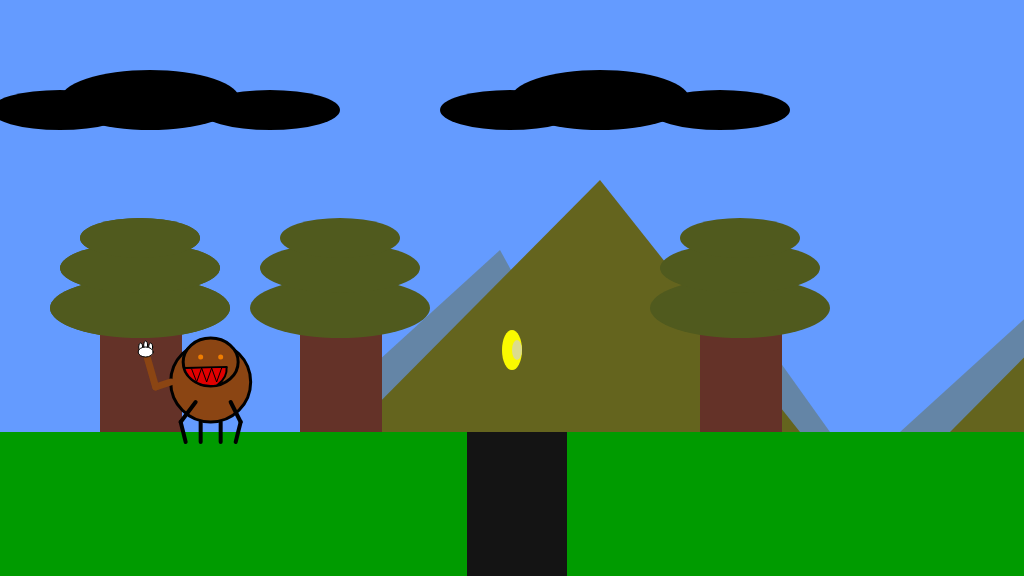
Frame 1 (no input)
Frame 60 (no input): identical to frame 1, image omitted
Frame 120 (the mouse pressed at the canvas centre since frame 60): identical to frame 1, image omitted

The p5.js sketch that drew this single still picture (run headless with seeded random() and noise() and a simulated clock; from frame 60 on, the mouse is pressed at the canvas centre):

// p5.js sketch
// ── sketch.js
/*
Author: Joshua Song
The Game Project
Week 4
Camera Moving - Mid-Term
*/

//Background
var floorPos_y;
var floorPos_x = 0;
//nountain
var mountains_x;
var mountains_y;
//Canyon
var canyon;
//Trees
var trees_x;
var trees_y;
//Clouds
var cloud_x;
var cloud_y;
//Collectable
var collectable;
//Character
var gameChar_x;
var gameChar_y;
var isLeft = false;
var isRight = false;
var isFalling = false;
var isPlummeting = false;
var isJumping = false;
var jumpHeight = 100;
var isFrozen = false;
//Moving camera
var cameraPosX = 0;

function setup() {
	createCanvas(1024, 576);
	floorPos_y = height * 3 / 4;
	gameChar_x = width / 6;
	gameChar_y = floorPos_y;

	canyon = {
		x_pos: width / 2 - 45,
		y_pos: 432,
		width: 100
	}

	collectable = {
		x_pos: width / 2,
		y_pos: 350,
		size: 50,
		isFound: false//collectable's visablity
	}

	//Trees in array
	trees_x = [100, 300, 700, 100, 1400];
	trees_y = height / 2;

	//Clouds in array
	cloud_x = [150, 600, 1450];
	cloud_y = 100;
	cloud_xSize = 180;
	cloud_ySize = 60;

	//mountain in array
	mountains_x = [500, 1100, 1700];
	mountains_y = 250;
}

function draw() {
	//FIll the background with blue sky
	background(100, 155, 255);

	//Make the background "moving" following the camera
	push();
	translate(cameraPosX, 0);//set up the initial point

	//Draw green ground
	noStroke();
	fill(0, 155, 0);
	rect(floorPos_x, floorPos_y, width, height - floorPos_y);

	//Draw clouds
	for (var i = 0; i < cloud_x.length; i++) {
		noStroke();
		fill(0, 0, 0);
		ellipse(
			cloud_x[i], cloud_y,
			cloud_xSize, cloud_ySize);
		ellipse(
			cloud_x[i] - 90, cloud_y + 10,
			cloud_xSize - 40, cloud_ySize - 20);
		ellipse(
			cloud_x[i] + 120, cloud_y + 10,
			cloud_xSize - 40, cloud_ySize - 20);
	}

	//Draw muntains
	for (var i = 0; i < mountains_x.length; i++) {
		fill(100, 100, 30, 100);
		triangle(
			mountains_x[i] - 200, mountains_y + 182,
			mountains_x[i], mountains_y,
			mountains_x[i] + 100, mountains_y + 182);
		fill(100, 100, 30, 100);
		triangle(
			mountains_x[i], mountains_y + 182,
			mountains_x[i] + 200, mountains_y,
			mountains_x[i] + 330, mountains_y + 182);
		fill(100, 100, 30);
		triangle(
			mountains_x[i] - 150, mountains_y + 182,
			mountains_x[i] + 100, mountains_y - 70,
			mountains_x[i] + 300, mountains_y + 182);
	}

	//Draw trees
	for (var i = 0; i < trees_x.length; i++) {
		noStroke();
		fill(100, 50, 40);
		rect(trees_x[i], trees_y, 82, 144);
		fill(80, 90, 30);
		ellipse(trees_x[i] + 40, trees_y + 20, 180, 60);
		ellipse(trees_x[i] + 40, trees_y - 20, 160, 50);
		ellipse(trees_x[i] + 40, trees_y - 50, 120, 40);
	}

	//Draw a canyon
	fill(20);
	rect(canyon.x_pos, canyon.y_pos, canyon.width, width - floorPos_y);

	//Draw collectable item
	//If the distance of the collectable and the character is closer than 45 the collectable will disappear
	if (dist(gameChar_x + 40, gameChar_y - 50, collectable.x_pos + cameraPosX, collectable.y_pos) < 45) {
		collectable.isFound = true;
	}

	//Collectable coin
	if (collectable.isFound == false) {
		noStroke();
		fill(250, 250, 0);
		ellipse(collectable.x_pos, collectable.y_pos, 20, 40);
		fill(220, 220, 140);
		ellipse(collectable.x_pos + 5, collectable.y_pos, 10, 20);
	}
	pop();

	//The game character
	push();//to make the character not moving
	if (isLeft && isFalling) {//the character jumping and facing the left side
		//Body
		fill(139, 69, 19); //brown
		stroke(0);
		strokeWeight(3);
		ellipse(gameChar_x + 40, gameChar_y - 50, 80, 80);
		//Arms and legs
		strokeWeight(4);
		line(gameChar_x + 50, gameChar_y - 40, gameChar_x + 60, gameChar_y);//left arm
		line(gameChar_x + 80, gameChar_y - 40, gameChar_x + 90, gameChar_y);//right arm
		line(gameChar_x + 24, gameChar_y - 40, gameChar_x + 32, gameChar_y);//right leg
		line(gameChar_x + 60, gameChar_y - 19, gameChar_x + 65, gameChar_y);//left leg  
		//Face
		strokeWeight(3);
		ellipse(gameChar_x + 30, gameChar_y - 70, 55, 48); //head
		fill(225, 0, 0);
		strokeWeight(2);
		arc(gameChar_x + 6, gameChar_y - 63, 80, 50, radians(-2), radians(27))// mouth
		arc(gameChar_x + 30, gameChar_y - 70, 55, 48, radians(75), radians(167))// mouth
		noStroke();
		fill(139, 69, 19);
		triangle(gameChar_x + 30, gameChar_y - 71,
			gameChar_x + 4, gameChar_y - 64,
			gameChar_x + 33, gameChar_y - 64)
		stroke(0);
		strokeWeight(2);
		line(gameChar_x + 4, gameChar_y - 64,
			gameChar_x + 46, gameChar_y - 65);
		//Teeth
		strokeWeight(1);
		fill(225, 0, 0);
		beginShape();
		vertex(gameChar_x + 11, gameChar_y - 63);
		vertex(gameChar_x + 16, gameChar_y - 50);
		vertex(gameChar_x + 21, gameChar_y - 64);
		vertex(gameChar_x + 26, gameChar_y - 50);
		vertex(gameChar_x + 31, gameChar_y - 64);
		vertex(gameChar_x + 36, gameChar_y - 50);
		vertex(gameChar_x + 41, gameChar_y - 64);
		endShape();
		//Eyes
		stroke(240, 125, 0);
		strokeWeight(5);
		point(gameChar_x + 40, gameChar_y - 75);
		point(gameChar_x + 20, gameChar_y - 75);
		//Tail with a magic hand
		noFill();
		stroke(139, 69, 19);
		strokeWeight(7);
		line(gameChar_x + 80, gameChar_y - 60,
			gameChar_x + 105, gameChar_y - 20);
		fill(255);
		stroke(0);
		strokeWeight(1);
		ellipse(gameChar_x + 105, gameChar_y - 13, 4, 8);
		ellipse(gameChar_x + 110, gameChar_y - 15, 4, 8);
		ellipse(gameChar_x + 100, gameChar_y - 15, 4, 8);
		ellipse(gameChar_x + 105, gameChar_y - 20, 15, 10);
	}

	else if (isRight && isFalling) {//the character jumping facing the right side
		//Body
		fill(139, 69, 19); // brown
		stroke(0);
		strokeWeight(3);
		ellipse(gameChar_x + 50, gameChar_y - 60, 80, 80);
		//Arms and legs
		strokeWeight(4);
		line(gameChar_x + 40, gameChar_y - 40, gameChar_x + 30, gameChar_y);//left arm
		line(gameChar_x + 70, gameChar_y - 40, gameChar_x + 60, gameChar_y);//right arm
		line(gameChar_x + 14, gameChar_y - 40, gameChar_x + 2, gameChar_y);//right leg
		line(gameChar_x + 50, gameChar_y - 19, gameChar_x + 45, gameChar_y);//left leg  
		//Face
		strokeWeight(3);
		ellipse(gameChar_x + 65, gameChar_y - 70, 55, 48); //head
		fill(225, 0, 0);
		strokeWeight(2);
		arc(gameChar_x + 41, gameChar_y - 63, 80, 50, radians(-2), radians(27))// mouth
		arc(gameChar_x + 65, gameChar_y - 70, 55, 48, radians(75), radians(167))// mouth
		noStroke();
		fill(139, 69, 19);
		triangle(gameChar_x + 65, gameChar_y - 71,
			gameChar_x + 39, gameChar_y - 64,
			gameChar_x + 68, gameChar_y - 64)
		stroke(0);
		strokeWeight(2);
		line(gameChar_x + 39, gameChar_y - 64,
			gameChar_x + 81, gameChar_y - 65);
		//Teeth
		strokeWeight(1);
		fill(225, 0, 0);
		beginShape();
		vertex(gameChar_x + 46, gameChar_y - 63);
		vertex(gameChar_x + 51, gameChar_y - 50);
		vertex(gameChar_x + 56, gameChar_y - 64);
		vertex(gameChar_x + 61, gameChar_y - 50);
		vertex(gameChar_x + 66, gameChar_y - 64);
		vertex(gameChar_x + 71, gameChar_y - 50);
		vertex(gameChar_x + 76, gameChar_y - 64);
		endShape();
		//Eyes
		stroke(240, 125, 0);
		strokeWeight(5);
		point(gameChar_x + 75, gameChar_y - 75);
		point(gameChar_x + 55, gameChar_y - 75);
		//Tail with a magic hand
		noFill();
		stroke(139, 69, 19);
		strokeWeight(7);
		line(gameChar_x + 10, gameChar_y - 60,
			gameChar_x - 5, gameChar_y - 20);
		fill(255);
		stroke(0);
		strokeWeight(1);
		ellipse(gameChar_x - 5, gameChar_y - 13, 4, 8);
		ellipse(gameChar_x, gameChar_y - 15, 4, 8);
		ellipse(gameChar_x - 10, gameChar_y - 15, 4, 8);
		ellipse(gameChar_x - 5, gameChar_y - 20, 15, 10);
	}

	else if (isLeft) {//the character walking facing the left side
		//Body
		fill(139, 69, 19); // brown
		stroke(0);
		strokeWeight(3);
		ellipse(gameChar_x + 40, gameChar_y - 50, 80, 80);
		//Arms and legs
		strokeWeight(4);
		line(gameChar_x + 20, gameChar_y - 30, gameChar_x + 10, gameChar_y - 10);//right arm
		line(gameChar_x + 10, gameChar_y - 10, gameChar_x + 15, gameChar_y + 10);//right arm
		line(gameChar_x + 50, gameChar_y - 30, gameChar_x + 70, gameChar_y - 10);//left arm
		line(gameChar_x + 70, gameChar_y - 10, gameChar_x + 60, gameChar_y + 10);//left arm 
		line(gameChar_x + 75, gameChar_y - 30, gameChar_x + 94, gameChar_y - 15);//right leg
		line(gameChar_x + 94, gameChar_y - 15, gameChar_x + 85, gameChar_y + 10);//right leg
		line(gameChar_x + 30, gameChar_y - 10, gameChar_x + 35, gameChar_y + 10);//left leg 
		// Face
		strokeWeight(3);
		ellipse(gameChar_x + 15, gameChar_y - 70, 55, 48); //head
		fill(225, 0, 0);
		strokeWeight(2);
		arc(gameChar_x - 9, gameChar_y - 63, 80, 50, radians(-2), radians(27))// mouth
		arc(gameChar_x + 15, gameChar_y - 70, 55, 48, radians(75), radians(167))// mouth
		noStroke();
		fill(139, 69, 19);
		triangle(gameChar_x + 15, gameChar_y - 71,
			gameChar_x - 11, gameChar_y - 64,
			gameChar_x + 18, gameChar_y - 64)
		stroke(0);
		strokeWeight(2);
		line(gameChar_x - 11, gameChar_y - 64,
			gameChar_x + 31, gameChar_y - 65);
		//Teeth
		strokeWeight(1);
		fill(225, 0, 0);
		beginShape();
		vertex(gameChar_x - 4, gameChar_y - 63);
		vertex(gameChar_x + 1, gameChar_y - 50);
		vertex(gameChar_x + 6, gameChar_y - 64);
		vertex(gameChar_x + 11, gameChar_y - 50);
		vertex(gameChar_x + 16, gameChar_y - 64);
		vertex(gameChar_x + 21, gameChar_y - 50);
		vertex(gameChar_x + 26, gameChar_y - 64);
		endShape();
		//Eyes
		stroke(240, 125, 0);
		strokeWeight(5);
		point(gameChar_x + 25, gameChar_y - 75);
		point(gameChar_x + 5, gameChar_y - 75);
		//Tail with a magic hand
		noFill();
		stroke(139, 69, 19);
		strokeWeight(7);
		line(gameChar_x + 80, gameChar_y - 50,
			gameChar_x + 95, gameChar_y - 45);
		line(gameChar_x + 95, gameChar_y - 45,
			gameChar_x + 105, gameChar_y - 80);
		fill(255);
		stroke(0);
		strokeWeight(1);
		ellipse(gameChar_x + 105, gameChar_y - 87, 4, 8);
		ellipse(gameChar_x + 110, gameChar_y - 85, 4, 8);
		ellipse(gameChar_x + 100, gameChar_y - 85, 4, 8);
		ellipse(gameChar_x + 105, gameChar_y - 80, 15, 10);
	}

	else if (isRight) {//the character waling facing the right side
		//Body
		fill(139, 69, 19); //brown
		stroke(0);
		strokeWeight(3);
		ellipse(gameChar_x + 40, gameChar_y - 50, 80, 80);
		//Arms and legs
		strokeWeight(4);
		line(gameChar_x + 30, gameChar_y - 30, gameChar_x + 10, gameChar_y - 10);//left arm
		line(gameChar_x + 10, gameChar_y - 10, gameChar_x + 15, gameChar_y + 10);//left arm
		line(gameChar_x + 60, gameChar_y - 30, gameChar_x + 70, gameChar_y - 10);//right arm
		line(gameChar_x + 70, gameChar_y - 10, gameChar_x + 65, gameChar_y + 10);//right arm 
		line(gameChar_x + 4, gameChar_y - 30, gameChar_x - 15, gameChar_y - 15);//left leg
		line(gameChar_x - 15, gameChar_y - 15, gameChar_x - 10, gameChar_y + 10);//right leg  
		line(gameChar_x + 50, gameChar_y - 10, gameChar_x + 45, gameChar_y + 10);//right leg 
		// Face
		strokeWeight(3);
		ellipse(gameChar_x + 65, gameChar_y - 70, 55, 48); //head
		fill(225, 0, 0);
		strokeWeight(2);
		arc(gameChar_x + 41, gameChar_y - 63, 80, 50, radians(-2), radians(27))// mouth
		arc(gameChar_x + 65, gameChar_y - 70, 55, 48, radians(75), radians(167))// mouth
		noStroke();
		fill(139, 69, 19);
		triangle(gameChar_x + 65, gameChar_y - 71,
			gameChar_x + 39, gameChar_y - 64,
			gameChar_x + 68, gameChar_y - 64)
		stroke(0);
		strokeWeight(2);
		line(gameChar_x + 39, gameChar_y - 64,
			gameChar_x + 81, gameChar_y - 65);
		//Teeth
		strokeWeight(1);
		fill(225, 0, 0);
		beginShape();
		vertex(gameChar_x + 46, gameChar_y - 63);
		vertex(gameChar_x + 51, gameChar_y - 50);
		vertex(gameChar_x + 56, gameChar_y - 64);
		vertex(gameChar_x + 61, gameChar_y - 50);
		vertex(gameChar_x + 66, gameChar_y - 64);
		vertex(gameChar_x + 71, gameChar_y - 50);
		vertex(gameChar_x + 76, gameChar_y - 64);
		endShape();
		//Eyes
		stroke(240, 125, 0);
		strokeWeight(5);
		point(gameChar_x + 75, gameChar_y - 75);
		point(gameChar_x + 55, gameChar_y - 75);
		//Tail with a magic hand
		noFill();
		stroke(139, 69, 19);
		strokeWeight(7);
		line(gameChar_x, gameChar_y - 50,
			gameChar_x - 15, gameChar_y - 45);
		line(gameChar_x - 15, gameChar_y - 45,
			gameChar_x - 25, gameChar_y - 80);
		fill(255);
		stroke(0);
		strokeWeight(1);
		ellipse(gameChar_x - 25, gameChar_y - 87, 4, 8);
		ellipse(gameChar_x - 20, gameChar_y - 85, 4, 8);
		ellipse(gameChar_x - 30, gameChar_y - 85, 4, 8);
		ellipse(gameChar_x - 25, gameChar_y - 80, 15, 10);
	}

	else if (isPlummeting || isFalling) {//the character jumping facing front
		//Body
		fill(139, 69, 19); // brown
		stroke(0);
		strokeWeight(3);
		ellipse(gameChar_x + 40, gameChar_y - 60, 80, 80);
		//Arms and legs
		strokeWeight(4);
		line(gameChar_x + 20, gameChar_y - 30, gameChar_x + 20, gameChar_y - 10);//left arm
		line(gameChar_x + 60, gameChar_y - 30, gameChar_x + 60, gameChar_y - 10);//right arm
		line(gameChar_x + 50, gameChar_y - 20, gameChar_x + 50, gameChar_y + 5);//left leg 
		line(gameChar_x + 30, gameChar_y - 20, gameChar_x + 30, gameChar_y + 5);//right leg 
		strokeWeight(3);
		ellipse(gameChar_x + 40, gameChar_y - 70, 55, 48); //head
		fill(225, 0, 0);
		strokeWeight(2);
		arc(gameChar_x + 16, gameChar_y - 63, 80, 50, radians(-2), radians(27))// mouth
		arc(gameChar_x + 40, gameChar_y - 70, 55, 48, radians(75), radians(167))// mouth
		noStroke();
		fill(139, 69, 19);
		triangle(gameChar_x + 40, gameChar_y - 71,
			gameChar_x + 14, gameChar_y - 64,
			gameChar_x + 43, gameChar_y - 64)
		stroke(0);
		strokeWeight(2);
		line(gameChar_x + 14, gameChar_y - 64,
			gameChar_x + 56, gameChar_y - 65);
		//Teeth
		strokeWeight(1);
		fill(225, 0, 0);
		beginShape();
		vertex(gameChar_x + 21, gameChar_y - 63);
		vertex(gameChar_x + 26, gameChar_y - 50);
		vertex(gameChar_x + 31, gameChar_y - 64);
		vertex(gameChar_x + 36, gameChar_y - 50);
		vertex(gameChar_x + 41, gameChar_y - 64);
		vertex(gameChar_x + 46, gameChar_y - 50);
		vertex(gameChar_x + 51, gameChar_y - 64);
		endShape();
		//Eyes
		stroke(240, 125, 0);
		strokeWeight(5);
		point(gameChar_x + 50, gameChar_y - 75);
		point(gameChar_x + 30, gameChar_y - 75);
		//Tail with a magic hand
		noFill();
		stroke(139, 69, 19);
		strokeWeight(7);
		line(gameChar_x, gameChar_y - 60,
			gameChar_x - 5, gameChar_y - 20);
		fill(255);
		stroke(0);
		strokeWeight(1);
		ellipse(gameChar_x - 5, gameChar_y - 13, 4, 8);
		ellipse(gameChar_x, gameChar_y - 15, 4, 8);
		ellipse(gameChar_x - 10, gameChar_y - 15, 4, 8);
		ellipse(gameChar_x - 5, gameChar_y - 20, 15, 10);
	}

	else {//the character stand facing front
		// body
		fill(139, 69, 19); // brown
		stroke(0);
		strokeWeight(3);
		ellipse(gameChar_x + 40, gameChar_y - 50, 80, 80);
		//Arms and legs
		strokeWeight(4);
		line(gameChar_x + 25, gameChar_y - 30, gameChar_x + 10, gameChar_y - 10);//left arm
		line(gameChar_x + 10, gameChar_y - 10, gameChar_x + 15, gameChar_y + 10);//left arm
		line(gameChar_x + 60, gameChar_y - 30, gameChar_x + 70, gameChar_y - 10);//right arm
		line(gameChar_x + 70, gameChar_y - 10, gameChar_x + 65, gameChar_y + 10);//right arm 
		line(gameChar_x + 50, gameChar_y - 10, gameChar_x + 50, gameChar_y + 10);//right leg 
		line(gameChar_x + 30, gameChar_y - 10, gameChar_x + 30, gameChar_y + 10);//right leg 
		// Face
		strokeWeight(3);
		ellipse(gameChar_x + 40, gameChar_y - 70, 55, 48); //head
		fill(225, 0, 0);
		strokeWeight(2);
		arc(gameChar_x + 16, gameChar_y - 63, 80, 50, radians(-2), radians(27))// mouth
		arc(gameChar_x + 40, gameChar_y - 70, 55, 48, radians(75), radians(167))// mouth
		noStroke();
		fill(139, 69, 19);
		triangle(gameChar_x + 40, gameChar_y - 71,
			gameChar_x + 14, gameChar_y - 64,
			gameChar_x + 43, gameChar_y - 64)
		stroke(0);
		strokeWeight(2);
		line(gameChar_x + 14, gameChar_y - 64,
			gameChar_x + 56, gameChar_y - 65);
		//Teeth
		strokeWeight(1);
		fill(225, 0, 0);
		beginShape();
		vertex(gameChar_x + 21, gameChar_y - 63);
		vertex(gameChar_x + 26, gameChar_y - 50);
		vertex(gameChar_x + 31, gameChar_y - 64);
		vertex(gameChar_x + 36, gameChar_y - 50);
		vertex(gameChar_x + 41, gameChar_y - 64);
		vertex(gameChar_x + 46, gameChar_y - 50);
		vertex(gameChar_x + 51, gameChar_y - 64);
		endShape();
		//Eyes
		stroke(240, 125, 0);
		strokeWeight(5);
		point(gameChar_x + 50, gameChar_y - 75);
		point(gameChar_x + 30, gameChar_y - 75);
		//Tail with a magic hand
		noFill();
		stroke(139, 69, 19);
		strokeWeight(7);
		line(gameChar_x, gameChar_y - 50,
			gameChar_x - 15, gameChar_y - 45);
		line(gameChar_x - 15, gameChar_y - 45,
			gameChar_x - 25, gameChar_y - 80);
		fill(255);
		stroke(0);
		strokeWeight(1);
		ellipse(gameChar_x - 25, gameChar_y - 87, 4, 8);
		ellipse(gameChar_x - 20, gameChar_y - 85, 4, 8);
		ellipse(gameChar_x - 30, gameChar_y - 85, 4, 8);
		ellipse(gameChar_x - 25, gameChar_y - 80, 15, 10);
	}
	pop();

	//The opposite position change(opposite to the background)
	if (isLeft == true && isFrozen == false) {//when going left
		cameraPosX += 5;
		floorPos_x -= 5
		//gameChar_x -=5;
	} else if (isRight == true && isFrozen == false) {//when going right
		cameraPosX -= 5;
		floorPos_x += 5;
		//gameChar_x +=5;
	} else if (isJumping == true && isFrozen == false) {//when jumping
		gameChar_y -= jumpHeight;
	}

	//add gravity
	if (gameChar_y < floorPos_y) {
		isFalling = true
		gameChar_y += 4;//character's fallign speed
	} else if (gameChar_y == floorPos_y) {
		isPlummeting = false;
		isFalling = false;
	} else {
		isPlummeting = false;
		isFalling = true;
		isFrozen = true;
	}

	//Avoid double jumping
	if (gameChar_y < (floorPos_y - jumpHeight)) {
		isJumping = false;
	}

	//falling into the canyon
	if (gameChar_x + 30 > canyon.x_pos + cameraPosX && gameChar_x + 45 - cameraPosX < canyon.x_pos + canyon.width) {
		if (isPlummeting == false) {
			gameChar_y += 4;
		}
	}
}

function keyPressed() {
	//Open up the console to see how these press work
	console.log("keyPressed: " + key);

	//If statements to control the animation of the character when keys are pressed.
	if (keyCode == 37) {
		console.log("left arrow");
		isLeft = true;
	} else if (keyCode == 39) {
		console.log("right arrow");
		isRight = true;
	} else if ((keyCode == 38 || keyCode == 32) && isFalling == false) {
		console.log("up arrow");
		isJumping = true;
	} else if (isFalling == true) {//to avoid double jumping
		console.log("double jumps is prevented")
	}
}

function keyReleased() {
	//Open up the console to see how the release work
	console.log("keyReleased: " + key);

	//If statements to control the animation of the character when keys are released.
	if (keyCode == 37) {
		isLeft = false;
		console.log("isLeft is " + isLeft);
	} else if (keyCode == 39) {
		isRight = false;
		console.log("isRight is " + isRight);
	} else if (keyCode == 38 || keyCode == 32) {
		isJumping = false;
		isPlummeting = false;
		console.log("isJumping is " + isJumping);
		console.log("isPlummeting is " + isPlummeting);
	}
}
